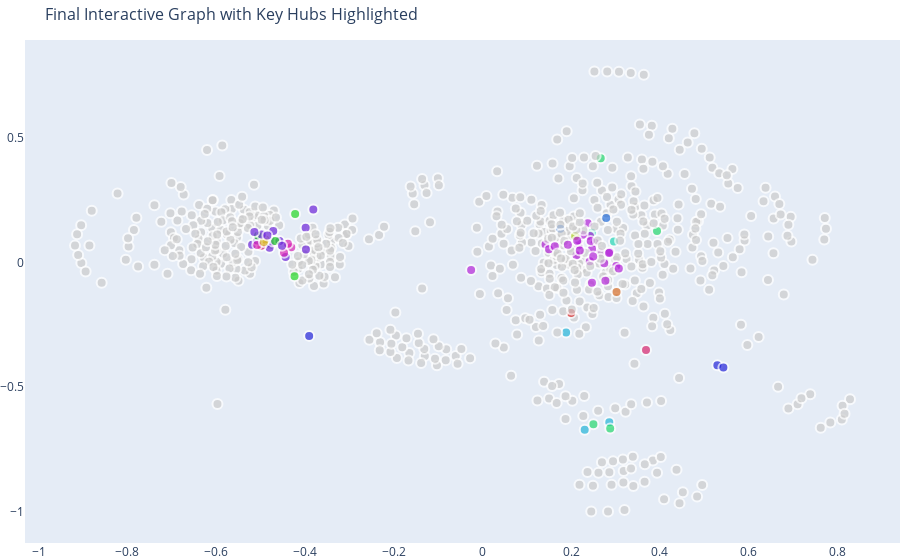

The code cell stored with this chart in its notebook:
### Code cell
visualize_graph_interactive(graph, degree_centrality, title="Final Interactive Graph with Key Hubs Highlighted")

### Figure 1 — Plotly figure (JSON) as saved in the notebook; plotly's stock layout.template omitted (floating-point values rounded to 4 significant figures; data arrays with more than 128 entries replaced by an {"elided": "..."} marker saying what was removed)
{"data": [{"hoverinfo": "none", "line": {"color": "#888", "width": 0.5}, "mode": "lines", "type": "scatter", "x": [], "y": []}, {"hoverinfo": "text", "marker": {"color": {"elided": "700 str values"}, "line": {"width": 2}, "showscale": false, "size": {"elided": "700 int values"}}, "mode": "markers", "text": {"elided": "700 str values"}, "type": "scatter", "x": {"elided": "700 float values"}, "y": {"elided": "700 float values"}}], "layout": {"hovermode": "closest", "margin": {"b": 0, "l": 0, "r": 0, "t": 40}, "showlegend": false, "title": {"font": {"size": 16}, "text": "Final Interactive Graph with Key Hubs Highlighted"}, "xaxis": {"showgrid": false, "zeroline": false}, "yaxis": {"showgrid": false, "zeroline": false}}}
